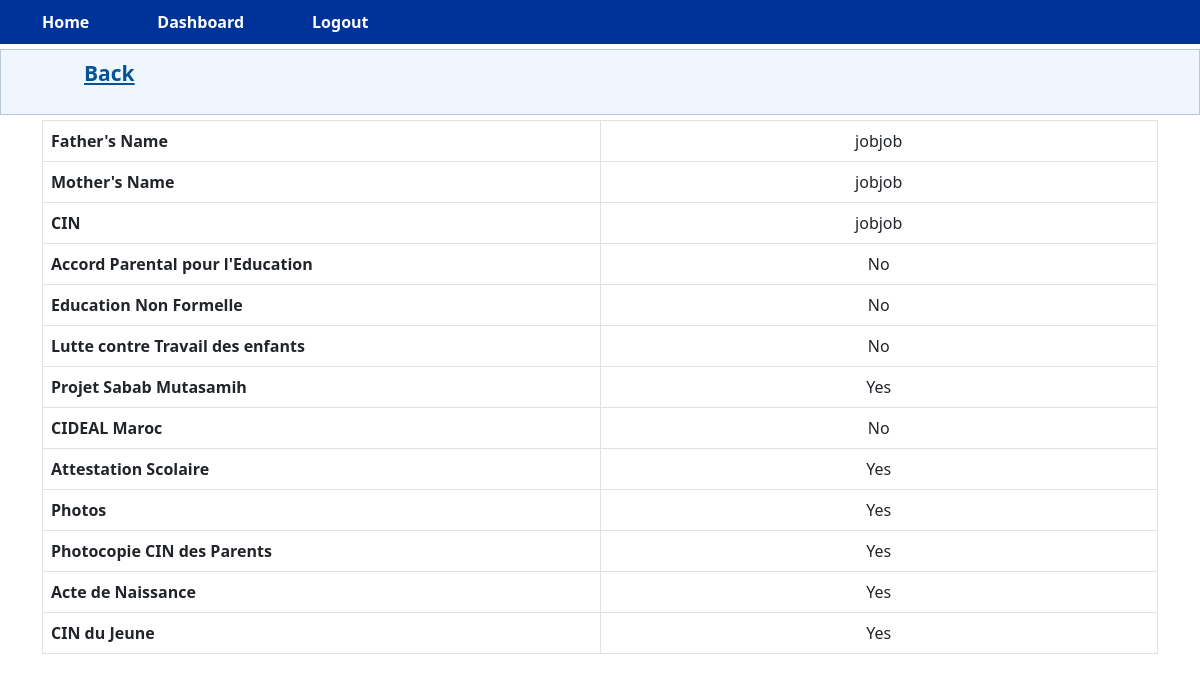
/view_family/24 (signed in), run on the app's committed database.
### app.py (models this page shows)
class Family(db.Model, UserMixin):
    id = db.Column(db.Integer, primary_key=True)
    pere_name = db.Column(db.String(100), nullable=False)
    maman_name = db.Column(db.String(100), nullable=False)
    cin = db.Column(db.String(20), nullable=True)
    Accord_P_Education_parental = db.Column(db.Boolean, default=False, nullable=True)
    Education_Non_Formelle = db.Column(db.Boolean, default=False, nullable=True)
    lutte_contre_Travail_des_enfants = db.Column(db.Boolean, default=False, nullable=True)
    Projet_Sabab_Mutasamih = db.Column(db.Boolean, default=False, nullable=True)
    CIDEAL_Maroc = db.Column(db.Boolean, default=False, nullable=True)
    Attestation_scolaire = db.Column(db.Boolean, default=False, nullable=True)
    Photos = db.Column(db.Boolean, default=False, nullable=True)
    photocopie_CIN_parents = db.Column(db.Boolean, default=False, nullable=True)
    Acte_de_naissance = db.Column(db.Boolean, default=False, nullable=True)
    CIN_du_jeune = db.Column(db.Boolean, default=False, nullable=True)
    children_id = db.Column(db.Integer, db.ForeignKey('children.id'))
    children = db.relationship('Children', backref='family')

### app.py (the view)
@app.route('/view_family/<int:child_id>')
def view_family(child_id):
    child = Children.query.get_or_404(child_id)
    family = Family.query.filter_by(children_id=child.id).first()
    form = FamilyForm()
    return render_template('view_family.html', child=child, family=family, form=form)

### app.py (called while the page is built)
@login_manager.user_loader
def load_user(id):
    with app.app_context():
        return User.query.get(int(id))

### templates/view_family.html (shortened to what this page needs)
{% extends 'dashboard.html' %}
{% block page_content %}
<div class="sidenav">
    <ul class="navbar">
        <li class="nav-item"><a href="{{ url_for('view_children') }}"> Back </a></li>
    </ul>
</div>
    {% if family %}
        <div class="container">
          <table class="table table-bordered">
              <tr>
                  <th>Father's Name</th>
                  <td>{{ family.pere_name }}</td>
              </tr>
              <tr>
                  <th>Mother's Name</th>
                  <td>{{ family.maman_name }}</td>
              </tr>
              <tr>
                  <th>CIN</th>
                  <td>{{ family.cin }}</td>
              </tr>
              <tr>
                  <th>Accord Parental pour l'Education</th>
                  <td>{{ 'Yes' if family.Accord_P_Education_parental else 'No' }}</td>
              </tr>
              <tr>
                  <th>Education Non Formelle</th>
                  <td>{{ 'Yes' if family.Education_Non_Formelle else 'No' }}</td>
              </tr>
              <tr>
                  <th>Lutte contre Travail des enfants</th>
                  <td>{{ 'Yes' if family.lutte_contre_Travail_des_enfants else 'No' }}</td>
              </tr>
              <tr>
                  <th>Projet Sabab Mutasamih</th>
                  <td>{{ 'Yes' if family.Projet_Sabab_Mutasamih else 'No' }}</td>
              </tr>
              <tr>
                  <th>CIDEAL Maroc</th>
                  <td>{{ 'Yes' if family.CIDEAL_Maroc else 'No' }}</td>
              </tr>
              <tr>
                  <th>Attestation Scolaire</th>
                  <td>{{ 'Yes' if family.Attestation_scolaire else 'No' }}</td>
              </tr>
              <tr>
                  <th>Photos</th>
                  <td>{{ 'Yes' if family.Photos else 'No' }}</td>
              </tr>
              <tr>
                  <th>Photocopie CIN des Parents</th>
                  <td>{{ 'Yes' if family.photocopie_CIN_parents else 'No' }}</td>
              </tr>
              <tr>
                  <th>Acte de Naissance</th>
                  <td>{{ 'Yes' if family.Acte_de_naissance else 'No' }}</td>
              </tr>
              <tr>
                  <th>CIN du Jeune</th>
                  <td>{{ 'Yes' if family.CIN_du_jeune else 'No' }}</td>
              </tr>
          </table>
        </div>
    {% else %}
        <p>No family information found for {{ child.name }}.</p>
    {% endif %}
{% endblock %}

### templates/dashboard.html (shortened to what this page needs)
{% extends 'base.html' %}

### templates/base.html (shortened to what this page needs)
{% extends 'bootstrap/base.html' %}

### templates/bootstrap/base.html (shortened to what this page needs)
<!DOCTYPE html>
<html lang="en">
<head>
    <link rel="stylesheet" href="https://cdnjs.cloudflare.com/ajax/libs/jqueryui/1.12.1/jquery-ui.min.css">
  <link rel="stylesheet" href="https://cdn.jsdelivr.net/npm/bootstrap@5.1.3/dist/css/bootstrap.min.css">
  <link rel="stylesheet" type="text/css" href="{{ url_for('static', filename='css/styles.css') }}">
  <link href="https://maxcdn.bootstrapcdn.com/bootstrap/5.0.0-alpha1/css/bootstrap.min.css" rel="stylesheet">
</head>
<body class="{% block body_class %}{% endblock %}">
  <nav>
    <ul>
      <li><a href="{{ url_for('home') }}">Home</a></li>
      <li><a href="{{ url_for('dashboard') }}">Dashboard</a></li>
      {% if current_user.is_authenticated %}
        <li><a href="{{ url_for('logout') }}">Logout</a></li>
      {% else %}
        <li><a href="{{ url_for('login') }}">Login</a></li>
      {% endif %}
    </ul>
  </nav>
  <main>
    {% block page_content %}{% endblock %}
  </main>
</body>
</html>

### static/css/styles.css (style rules this page uses)
nav { background-color: #003399; color: white; display: flex; justify-content: space-between; align-items: center; padding: 10px; }
nav ul { display: flex; list-style: none; margin: 0; padding: 0; }
nav ul li { margin-right: 20px; }
nav ul li:last-child { margin-right: 0; }
nav ul li a { color: white; text-decoration: none; font-weight: bold; }
ul { list-style: none; display: flex; justify-content: center; align-items: center; }
li { margin: 0 1rem; }
.sidenav { border: 1px solid #b8c9db; background-color: #eff6fd; margin: 5px 0 5px 0; padding: 0; }
.navbar { position: relative; display: flex; flex-wrap: wrap; align-items: center; justify-content: space-between; padding-top: 0.5rem; padding-bottom: 0rem; }
.nav-item { display: inline-block; padding: 0 15px 0 7px; position: relative; }
.nav-item a { color: #065495; font-size: 21px; font-weight: bold; padding-left: 28px; }
table { margin-bottom: 0px; }
a { text-decoration: none; color: #ffffff; padding: 0.5rem 1rem; border-radius: 0.5rem; transition: background-color 0.3s ease; }
table td { width: 50%; text-align: center; }
.table-bordered { width: 70%; }

### data on the page
Family: pere_name "jobjob", maman_name "jobjob", cin "jobjob", Accord_P_Education_parental "No", Education_Non_Formelle "No", lutte_contre_Travail_des_enfants "No", Projet_Sabab_Mutasamih "Yes", CIDEAL_Maroc "No", Attestation_scolaire "Yes", Photos "Yes", photocopie_CIN_parents "Yes", Acte_de_naissance "Yes", CIN_du_jeune "Yes"
